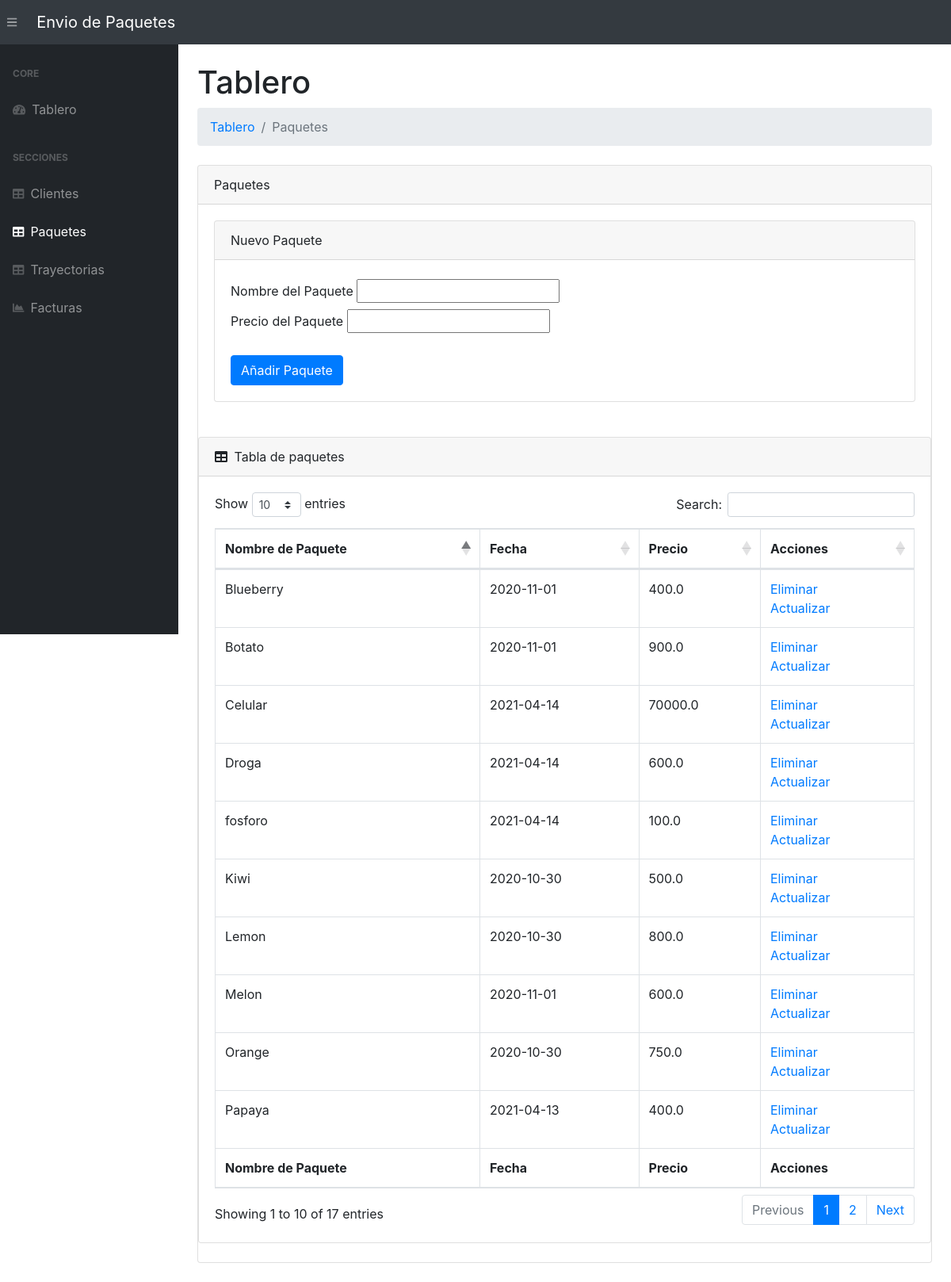
/products/, run on an earlier commit of the app's database.
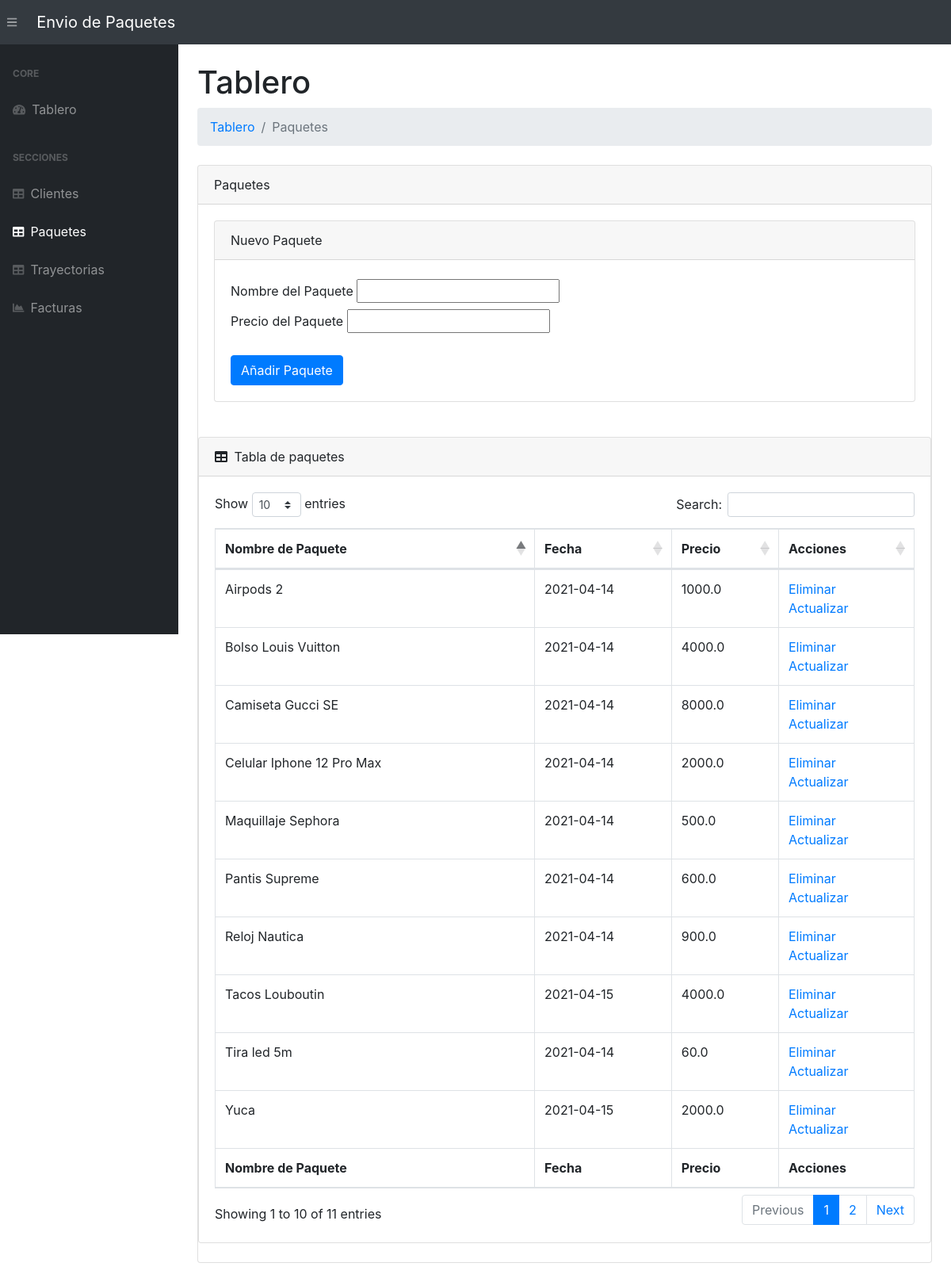
And on a later commit of the database.
### app.py (models this page shows, shortened)
class Product(db.Model):
    __tablename__ = 'products'
    product_id      = db.Column(db.String(200), primary_key=True)
    date_created    = db.Column(db.DateTime, default=datetime.utcnow)
    price = db.Column(db.Float)

### app.py (the view)
@app.route('/products/', methods=["POST", "GET"])
def viewProduct():
    if (request.method == "POST") and ('product_name', 'product_price' in request.form):
        product_name = request.form["product_name"]
        product_price = request.form["product_price"]
        new_product = Product(product_id=product_name, price=product_price)
        try:
            db.session.add(new_product)
            db.session.commit()
            return redirect("/products/")
        except:
            products = Product.query.order_by(Product.date_created).all()
            return "Ha habido un error añadiendo el producto"
    else:
        products = Product.query.order_by(Product.date_created).all()
        return render_template("products.html", products=products)

### templates/products.html (shortened to what this page needs)
{% extends 'base.html' %}
{% block content %}
<main>
    <div class="container-fluid">
        <h1 class="mt-4">Tablero</h1>
        <ol class="breadcrumb mb-4">
            <li class="breadcrumb-item"><a href="/">Tablero</a></li>
            <li class="breadcrumb-item active">Paquetes</li>
        </ol>
        <div class="card mb-4">
            <div class="card-header">Paquetes</div>
            <div class="card-body">
                <div class="card mb-4">
                    <div class="card-header">Nuevo Paquete</div>
                    <div class="card-body">
                        <form action="/products/" method="POST" id="product_form">
                            <label for="product_name" class="col-form-label">Nombre del Paquete</label>
                            <input type="text" name="product_name" id="product_name">
                            <br>
                            <label for="product_price" class="col-form-label">Precio del Paquete</label>
                            <input type="text" name="product_price" id="product_price">
                        </form>
                            <input type="submit" id="submitProduct" value="Añadir Paquete" class="btn btn-primary">
                        </div>
                    </div>
                </div>
                <div class="card mb-4">
                <div class="card-header">
                    <i class="fas fa-table mr-1"></i>
                    Tabla de paquetes
                </div>
                <div class="card-body">
                    <div class="table-responsive">
                        {% if products|length < 1 %}
                        <h4>No hay paquetes, agregue uno arriba</h4>
                        {% else %}
                        <table class="table table-bordered" id="dataTable" width="100%" cellspacing="0">
                            <thead>
                                <tr>
                                    <th>Nombre de Paquete</th>
                                    <th>Fecha</th>
                                    <th>Precio</th>
                                    <th>Acciones</th>
                                </tr>
                            </thead>
                            <tfoot>
                                <tr>
                                    <th>Nombre de Paquete</th>
                                    <th>Fecha</th>
                                    <th>Precio</th>
                                    <th>Acciones</th>
                                </tr>
                            </tfoot>
                            <tbody>
                                {% for product in products %}
                                <tr>
                                    <td>{{ product.product_id }}</td>
                                    <td>{{ product.date_created.date() }}</td>
                                    <td>{{ product.price }}</td>
                                    <td>
                                        <a href="/delete-product/{{ product.product_id }}">Eliminar</a>
                                        <br>
                                        <a href="/update-product/{{ product.product_id }}">Actualizar</a>
                                    </td>
                                </tr>
                                {% endfor %}
                            </tbody>
                        </table>
                        {% endif %}
                </div>
            </div>
                </div>
            </div>
        </div>
    </div>
{% endblock %}

What changed in the data, as far as the page shows it:
removed Product: product_id "Kiwi", date_created "2020-10-30", price "500.0"
removed Product: product_id "Lemon", date_created "2020-10-30", price "800.0"
removed Product: product_id "Orange", date_created "2020-10-30", price "750.0"
removed Product: product_id "Blueberry", date_created "2020-11-01", price "400.0"
removed Product: product_id "Melon", date_created "2020-11-01", price "600.0"
removed Product: product_id "Botato", date_created "2020-11-01", price "900.0"
removed Product: product_id "Papaya", date_created "2021-04-13", price "400.0"
removed Product: product_id "Celular", date_created "2021-04-14", price "70000.0"
removed Product: product_id "Droga", date_created "2021-04-14", price "600.0"
removed Product: product_id "fosforo", date_created "2021-04-14", price "100.0"
added Product: product_id "Celular Iphone 12 Pro Max", date_created "2021-04-14", price "2000.0"
added Product: product_id "Camiseta Gucci SE", date_created "2021-04-14", price "8000.0"
added Product: product_id "Tira led 5m", date_created "2021-04-14", price "60.0"
added Product: product_id "Airpods 2", date_created "2021-04-14", price "1000.0"
added Product: product_id "Reloj Nautica", date_created "2021-04-14", price "900.0"
added Product: product_id "Bolso Louis Vuitton", date_created "2021-04-14", price "4000.0"
added Product: product_id "Maquillaje Sephora", date_created "2021-04-14", price "500.0"
added Product: product_id "Pantis Supreme", date_created "2021-04-14", price "600.0"
now on this page (row edited): Product: product_id "Yuca", date_created "2021-04-15", price "2000.0"
added Product: product_id "Tacos Louboutin", date_created "2021-04-15", price "4000.0"
Also different on the page:
text written by a page script: "Show entries Search: Showing 1 to 10 of 17 entries Previous 1 2 Next" → "Show entries Search: Showing 1 to 10 of 11 entries Previous 1 2 Next"
